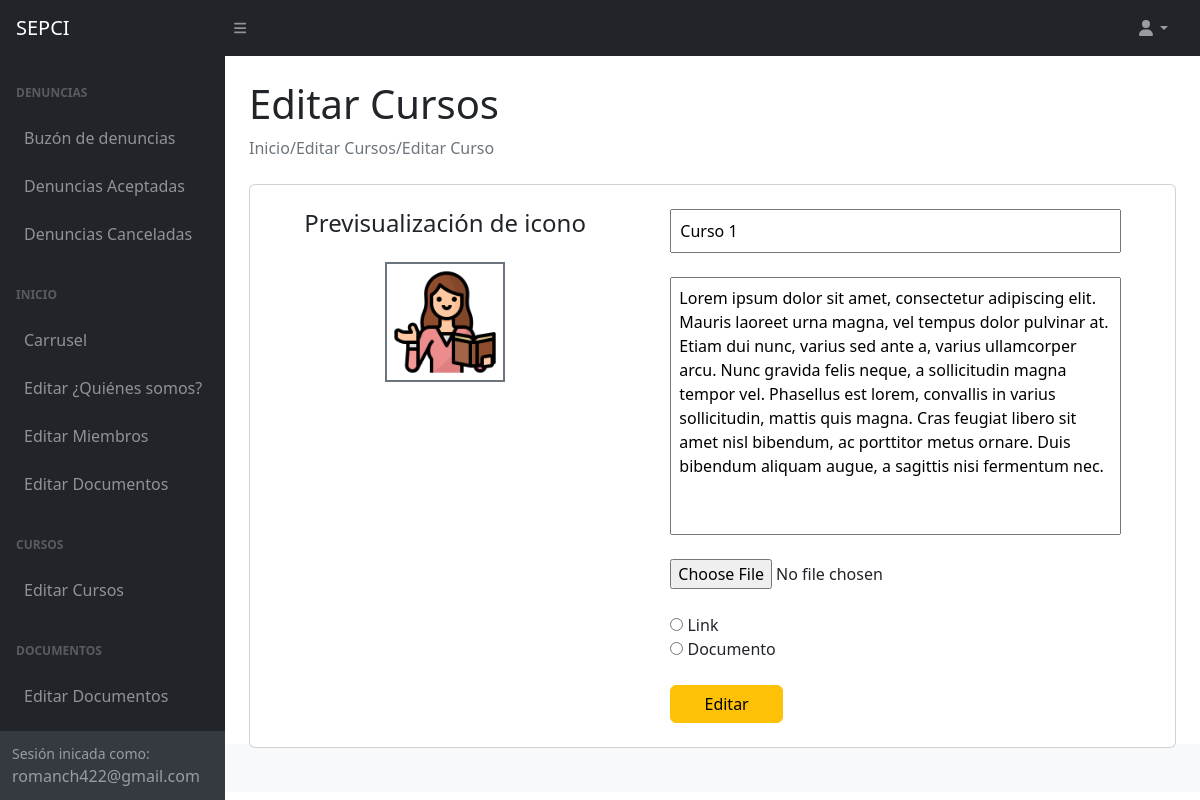
/Admin/Panel/EditarCursos.php?id_curso=31 (signed in), run on the app's committed database.
### tables this page shows
CREATE TABLE `courses` (
  `id_course` int(11) NOT NULL,
  `course_name` varchar(50) NOT NULL,
  `course_descrip` text NOT NULL,
  `root_course` varchar(30) NOT NULL,
  `tipo` varchar(11) NOT NULL,
  `contenido` varchar(45) NOT NULL
);

### php/DBManager/open.php (called while the page is built, shortened)
<?php
    if(isset($_SESSION['name'])){
        return $sesion=true;
    }else{
        return $sesion=false;
    }
?>

### php/DBManager/DBManager.php (called while the page is built, shortened)
<?php
class DBManager
{
    private function open()
    {
        $link = mysqli_connect("127.0.0.1","qysug","9@s659R9","sepci") or die('Error connecting to Data Base');
        return $link;
    }
    public function showCourse($id)
    {
        $link = $this->open();
        $query = "SELECT * FROM courses WHERE id_course = $id";
        $result = $link->query($query);
        return $result;
    }
    }
?>

### php/DBManager/endPointCourse.php (called while the page is built)
<?php
class Course{
    public function showCourse($id){
        require_once 'DBManager.php';
        $db = new DBMAnager();
        $data = $db->showCourse($id);
        return $data;
    }
}
?>

### Admin/Panel/EditarCursos.php (the view, shortened to what this page needs)
<?php
include("../../php/DBManager/open.php");
if ($sesion) {
    ?>
<!DOCTYPE html>
<html lang="es">
<head>
    <link href="https://cdn.jsdelivr.net/npm/simple-datatables@7.1.2/dist/style.min.css" rel="stylesheet" />
    <link href="css/styles.css" rel="stylesheet" />
    <link rel="stylesheet" href="css/DocumentosIndex.css" />
</head>
<body class="sb-nav-fixed">
    <nav class="sb-topnav navbar navbar-expand navbar-dark bg-dark">
        <a class="navbar-brand ps-3" href="index.html">SEPCI</a>
        <button class="btn btn-link btn-sm order-1 order-lg-0 me-4 me-lg-0" id="sidebarToggle" href="#!"><i
                class="fas fa-bars"></i></button>
        <ul class="navbar-nav ms-auto ms-md-8 me-3 me-lg-4">
            <li class="nav-item dropdown">
                <a class="nav-link dropdown-toggle" id="navbarDropdown" href="#" role="button" data-bs-toggle="dropdown"
                    aria-expanded="false"><i class="fas fa-user fa-fw"></i></a>
            </li>
        </ul>
    </nav>
    <div id="layoutSidenav">
        <div id="layoutSidenav_nav">
            <nav class="sb-sidenav accordion sb-sidenav-dark" id="sidenavAccordion">
                <div class="sb-sidenav-menu">
                    <div class="nav">
                        <div class="sb-sidenav-menu-heading">Denuncias</div>
                        <a class="nav-link" href="index.php">
                            Buzón de denuncias
                        </a>
                        <a class="nav-link" href="complaintAcept.php">
                            Denuncias Aceptadas
                        </a>
                        <a class="nav-link" href="complaintCancel.php">
                            Denuncias Canceladas
                        </a>
                        <div class="sb-sidenav-menu-heading">Inicio</div>
                        <a class="nav-link" href="SliderCRUD.php">
                            Carrusel
                        </a>
                        <a class="nav-link" href="QuienesSomos.php">
                            Editar ¿Quiénes somos?
                        </a>
                        <a class="nav-link" href="Miembros.php">
                            Editar Miembros
                        </a>
                        <a class="nav-link" href="EditarDocumentos.php">
                            Editar Documentos
                        </a>
                        <div class="sb-sidenav-menu-heading">Cursos</div>
                        <a class="nav-link" href="Cursos.php">
                            Editar Cursos
                        </a>
                        <div class="sb-sidenav-menu-heading">Documentos</div>
                        <a class="nav-link" href="Documentos.php">
                            Editar Documentos
                        </a>
                    </div>
                </div>
                <div class="sb-sidenav-footer">
                    <div class="small">Sesión inicada como:</div>
                    <?php echo $_SESSION['name']; ?>
                </div>
            </nav>
        </div>
        <div id="layoutSidenav_content">
            <main>
                <div class="container-fluid px-4">
                    <h1 class="mt-4">Editar Cursos</h1>
                    <ol class="breadcrumb mb-4">
                        <li class="breadcrumb-item active">Inicio/Editar Cursos/Editar Curso</li>
                    </ol>
                    <?php
                            include_once '../../php/DBManager/endPointCourse.php';
                            $obj = new Course();
                            $data= $obj->showCourse($_REQUEST['id_curso']);
                            $row = $data->fetch_row();
                        ?>
                    <div class="card">
                        <div class="container-fluid d-flex justify-content-around align-items-start">
                            <div class="d-flex align-items-center flex-column mt-4">
                                <h4 class="mb-4">Previsualización de icono</h4>
                                <img class="border border-2 border-secondary p-1" id="imgPreview" width="120"
                                    height="120" src="../../pdf/Courses/<?php echo $row[3] ?>">
                            </div>
                            <form class="w-50 mt-4" method="POST" enctype="multipart/form-data" role="form"
                                action="../../php/DBManager/actionCourse.php?id_curso=<?php echo $row[0] ?>">
                                <div class="d-flex flex-column">
                                    <input type="text" id="titulo" name="titulo" class="w-100 mb-4 p-2"
                                        placeholder="Titulo" value="<?php echo $row[1] ?>">
                                    <textarea class="mb-4 p-2" name="descripcion" id="descrip" cols="30" rows="10"
                                        style="resize: none;" placeholder="Descripción"><?php echo $row[2] ?></textarea>
                                    <input class="mb-4" type="file" name="archivo" accept="image/*"
                                        onchange="previewImage(event, '#imgPreview')">
                                    <div>
                                        <input type="radio" name="tipo" id="url" value="url" onclick="mostrarActivo()">
                                        <label for="url">Link</label>
                                    </div>
                                    <div>
                                        <input type="radio" name="tipo" id="documento" value="documento"
                                            onclick="mostrarActivo()">
                                        <label for="documento">Documento</label>
                                    </div>
                                    <input type="submit" class="w-25 btn btn-warning mb-4 mt-4" value="Editar">
                                </div>
                            </form>
                        </div>
                    </div>
                </div>
        </div>
    </div>
    <footer class="py-4 bg-light mt-auto">
    </footer>
</body>
</html>
<?php
} else {
    header('Location: ../login.php');
}
?>

### data on the page
courses: root_course (picture), titulo "Curso 1", descripcion "Lorem ipsum dolor sit amet, consectetur adipiscing elit. Mauris laoreet urna magna, vel tempus dolor pulvinar at. Etiam dui nunc, varius sed ante a, varius ullamcorper arcu. Nunc gravida felis neque, a sollicitudin magna tempor vel. Phasellus est lorem, convallis in varius sollicitudin, mattis quis magna. Cras feugiat libero sit amet nisl bibendum, ac porttitor metus ornare. Duis bibendum aliquam augue, a sagittis nisi fermentum nec."

### other printed values
$_SESSION['name'] "romanch422@gmail.com"
